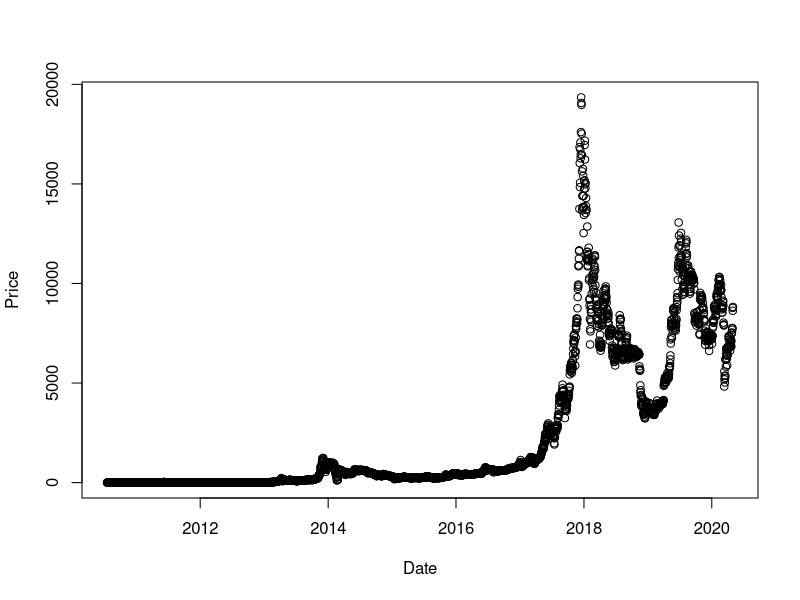
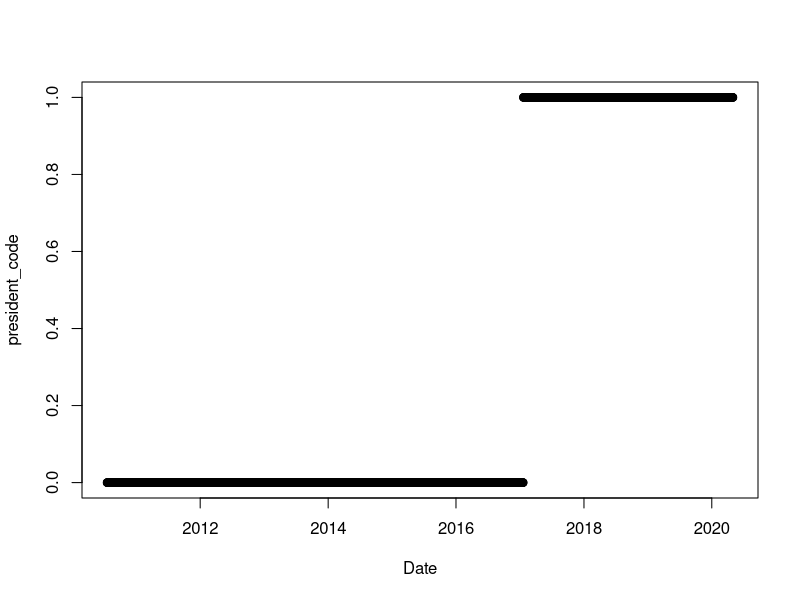
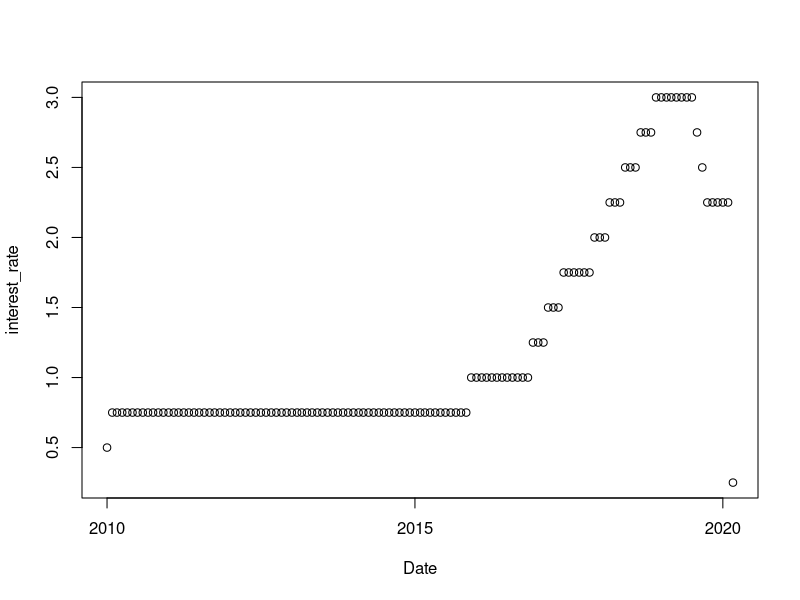

Write the R code that produced these figures, in order. (Note: this script raises an error after producing the figures.)
## ---- chunk 1
options(scipen = 1, digits = 4, width = 80)
library(knitr)
opts_chunk$set(cache = TRUE, autodep = TRUE)
## ---- chunk 2
# install necessary packages
# install.packages("readxl")
# install.packages("sqldf")
## ---- chunk 3
library(readr)
library("readxl")
library(sqldf)
library(glue)
options(digits=6)
## ---- chunk 4
# price of bitcoin
Bitcoin <- read_csv("Bitcoin Historical Data - Investing.com.csv")
Bitcoin$Date = as.Date(Bitcoin$Date, format="%b %d, %Y")
Bitcoin$month <- strftime(Bitcoin$Date, "%m")
Bitcoin$year <- strftime(Bitcoin$Date, "%Y")
plot(Price ~ Date, data=Bitcoin)
## ---- chunk 5
President <- read_csv("President.csv")
President$Date = as.Date(President$Date, format="%b %d, %Y")
plot(president_code ~ Date, data=President)
## ---- chunk 6
The_interest_rate_for_the_United_States<- read_csv("The interest rate for the United States, from 2010 - 2020.csv")
The_interest_rate_for_the_United_States$month <- strftime(The_interest_rate_for_the_United_States$Date, "%m")
The_interest_rate_for_the_United_States$year <- strftime(The_interest_rate_for_the_United_States$Date, "%Y")
plot(interest_rate ~ Date, data=The_interest_rate_for_the_United_States)
## ---- chunk 7
US_dollar_yuan_exchange_rate <- read_csv("US dollar-yuan exchange rate.csv")
US_dollar_yuan_exchange_rate$Date = as.Date(US_dollar_yuan_exchange_rate$Date, format="%m/%d/%y")
plot(exchange_rate ~ Date, data = US_dollar_yuan_exchange_rate)

Euro_to_US_exchange_rate <- read_csv("euro-dollar-exchange-rate-historical-chart.csv")
Euro_to_US_exchange_rate$Date = as.Date(Euro_to_US_exchange_rate$Date, format="%m/%d/%y")
Euro_to_US_exchange_rate$exchange_rate = 1/Euro_to_US_exchange_rate$exchange_rate
plot(exchange_rate  ~ Date, data = Euro_to_US_exchange_rate)
## ---- chunk 8
Gold <- read_csv("Gold Futures Historical Data.csv")
Gold$Date = as.Date(Gold$Date, format="%b %d, %Y")
plot(Price ~ Date, data=Gold)
## ---- chunk 9
Dow_Jones_Industrial_Average <- read_csv("Dow Jones Industrial Average Historical Data.csv")
Dow_Jones_Industrial_Average$Date = as.Date(Dow_Jones_Industrial_Average$Date, format="%b %d, %Y")
plot(Price ~ Date, data=Dow_Jones_Industrial_Average)
## ---- chunk 10
NYSE_Composite_Index <- read_csv("NYSE Composite Historical Data.csv")
NYSE_Composite_Index$Date = as.Date(NYSE_Composite_Index$Date, format="%b %d, %Y")
plot(Price ~ Date, data=NYSE_Composite_Index)
## ---- chunk 11
Apple_Inc_company_stock <- read_csv("AAPL Historical Data.csv")
Apple_Inc_company_stock$Date = as.Date(Apple_Inc_company_stock$Date, format="%b %d, %Y")
plot(Price ~ Date, data=Apple_Inc_company_stock)
## ---- chunk 12
WTI_oil_price <- read_csv("Crude Oil WTI Futures Historical Data.csv")
WTI_oil_price$Date = as.Date(WTI_oil_price$Date, format="%b %d, %Y")
# colnames(WTI_oil_price)[2] <- "WTI_oil_price"
plot(Price ~ Date, data=WTI_oil_price)

Brent_Oil_price <- read_csv("Brent Oil Futures Historical Data.csv")
Brent_Oil_price$Date = as.Date(Brent_Oil_price$Date, format="%b %d, %Y")
# colnames(Brent_Oil_price)[2] <- "Brent_oil_price"
plot(Price ~ Date, data=Brent_Oil_price)
## ---- chunk 13
# combine
# Reduce(function(...) merge(..., by="Date"), list(Brent_Oil_price, Crude_Oil_price, Apple_compact))
sql =  glue("
select Bitcoin.Date,
       Bitcoin.Price                as Bitcoin_price,
       exchange_China.exchange_rate as USD_Yuan_exchange_rate,
       exchange_Euro.exchange_rate  as USD_Euro_Exchange_Rate,
       DJIA.Price                   as DJIA_index,
       NYSE.Price                   as NYSE_index,
       Apple.Price                  as Apple_price,
       Brent_Oil_price.Price        as brent_oil_price,
       WTI_oil_price.Price          as WTI_oil_price,
       Gold.Price                   as Gold_price,
       President.president_code,
       interest.interest_rate,
       Bitcoin.month,
       Bitcoin.year
from Bitcoin
         left outer join US_dollar_yuan_exchange_rate as exchange_China
                         on exchange_China.Date = Bitcoin.Date
         left outer join Euro_to_US_exchange_rate as exchange_Euro
                         on exchange_Euro.Date = Bitcoin.Date
         left outer join Dow_Jones_Industrial_Average as DJIA
                         on DJIA.Date = Bitcoin.Date
         left outer join NYSE_Composite_Index as NYSE
                         on NYSE.Date = Bitcoin.Date
         left outer join Brent_Oil_price
                         on Brent_Oil_price.Date = Bitcoin.Date
         left outer join WTI_oil_price
                         on WTI_oil_price.Date = Bitcoin.Date
         left outer join Apple_Inc_company_stock as Apple
                         on Apple.Date = Bitcoin.Date
         left outer join President
                         on President.Date = Bitcoin.Date
         left outer join Gold
                         on Gold.Date = Bitcoin.Date
         left outer join The_interest_rate_for_the_United_States as interest
                         on interest.month = Bitcoin.month
                             and interest.year = Bitcoin.year
where Bitcoin.Date between {c (1.0, as.Date('2010-09-01'))[2]} and {c (1.0, as.Date('2020-04-30'))[2]}
order by Bitcoin.Date desc")
combined_daily = sqldf(sql)
combined_daily

combined_weekdays = na.omit(combined_daily)
combined_monthly = sqldf("
select *
from combined_daily
where combined_daily.Date in
      (select max(combined_weekdays.Date)
       from combined_weekdays
       group by combined_weekdays.month, combined_weekdays.year)
")
combined_monthly
## ---- chunk 14
btc_lm = lm(Bitcoin_price ~ . -Date ,data=combined_monthly[, -c(11:12)])
summary(btc_lm)
